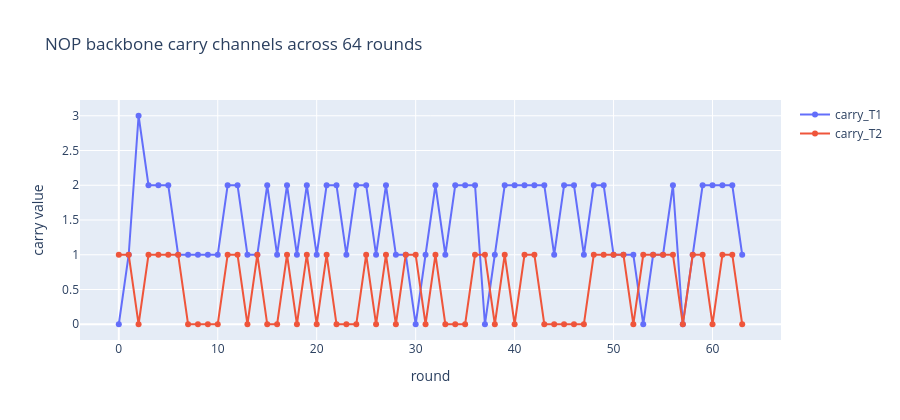

Here is the notebook cell this chart was saved with:
### Code cell
carry_df_nop = pd.DataFrame({
    "round": np.arange(64),
    "carry_T1": trace_nop["carry_T1"].iloc[1:].astype(int).values,
    "carry_T2": trace_nop["carry_T2"].iloc[1:].astype(int).values,
})

fig_nop = go.Figure()
fig_nop.add_trace(go.Scatter(x=carry_df_nop["round"], y=carry_df_nop["carry_T1"], mode="lines+markers", name="carry_T1"))
fig_nop.add_trace(go.Scatter(x=carry_df_nop["round"], y=carry_df_nop["carry_T2"], mode="lines+markers", name="carry_T2"))
fig_nop.update_layout(
    title="NOP backbone carry channels across 64 rounds",
    xaxis_title="round",
    yaxis_title="carry value",
    height=420
)
fig_nop.show()

if EXPORT_ARTIFACTS:
    fig_nop.write_html(OUTPUT_DIR / "nop_carry_channels.html")

### Figure 1 — Plotly figure (JSON) as saved in the notebook; plotly's stock layout.template omitted (floating-point values rounded to 4 significant figures)
{"data": [{"mode": "lines+markers", "name": "carry_T1", "type": "scatter", "x": [0, 1, 2, 3, 4, 5, 6, 7, 8, 9, 10, 11, 12, 13, 14, 15, 16, 17, 18, 19, 20, 21, 22, 23, 24, 25, 26, 27, 28, 29, 30, 31, 32, 33, 34, 35, 36, 37, 38, 39, 40, 41, 42, 43, 44, 45, 46, 47, 48, 49, 50, 51, 52, 53, 54, 55, 56, 57, 58, 59, 60, 61, 62, 63], "y": [0, 1, 3, 2, 2, 2, 1, 1, 1, 1, 1, 2, 2, 1, 1, 2, 1, 2, 1, 2, 1, 2, 2, 1, 2, 2, 1, 2, 1, 1, 0, 1, 2, 1, 2, 2, 2, 0, 1, 2, 2, 2, 2, 2, 1, 2, 2, 1, 2, 2, 1, 1, 1, 0, 1, 1, 2, 0, 1, 2, 2, 2, 2, 1]}, {"mode": "lines+markers", "name": "carry_T2", "type": "scatter", "x": [0, 1, 2, 3, 4, 5, 6, 7, 8, 9, 10, 11, 12, 13, 14, 15, 16, 17, 18, 19, 20, 21, 22, 23, 24, 25, 26, 27, 28, 29, 30, 31, 32, 33, 34, 35, 36, 37, 38, 39, 40, 41, 42, 43, 44, 45, 46, 47, 48, 49, 50, 51, 52, 53, 54, 55, 56, 57, 58, 59, 60, 61, 62, 63], "y": [1, 1, 0, 1, 1, 1, 1, 0, 0, 0, 0, 1, 1, 0, 1, 0, 0, 1, 0, 1, 0, 1, 0, 0, 0, 1, 0, 1, 0, 1, 1, 0, 1, 0, 0, 0, 1, 1, 0, 1, 0, 1, 1, 0, 0, 0, 0, 0, 1, 1, 1, 1, 0, 1, 1, 1, 1, 0, 1, 1, 0, 1, 1, 0]}], "layout": {"height": 420, "title": {"text": "NOP backbone carry channels across 64 rounds"}, "xaxis": {"title": {"text": "round"}}, "yaxis": {"title": {"text": "carry value"}}}}
